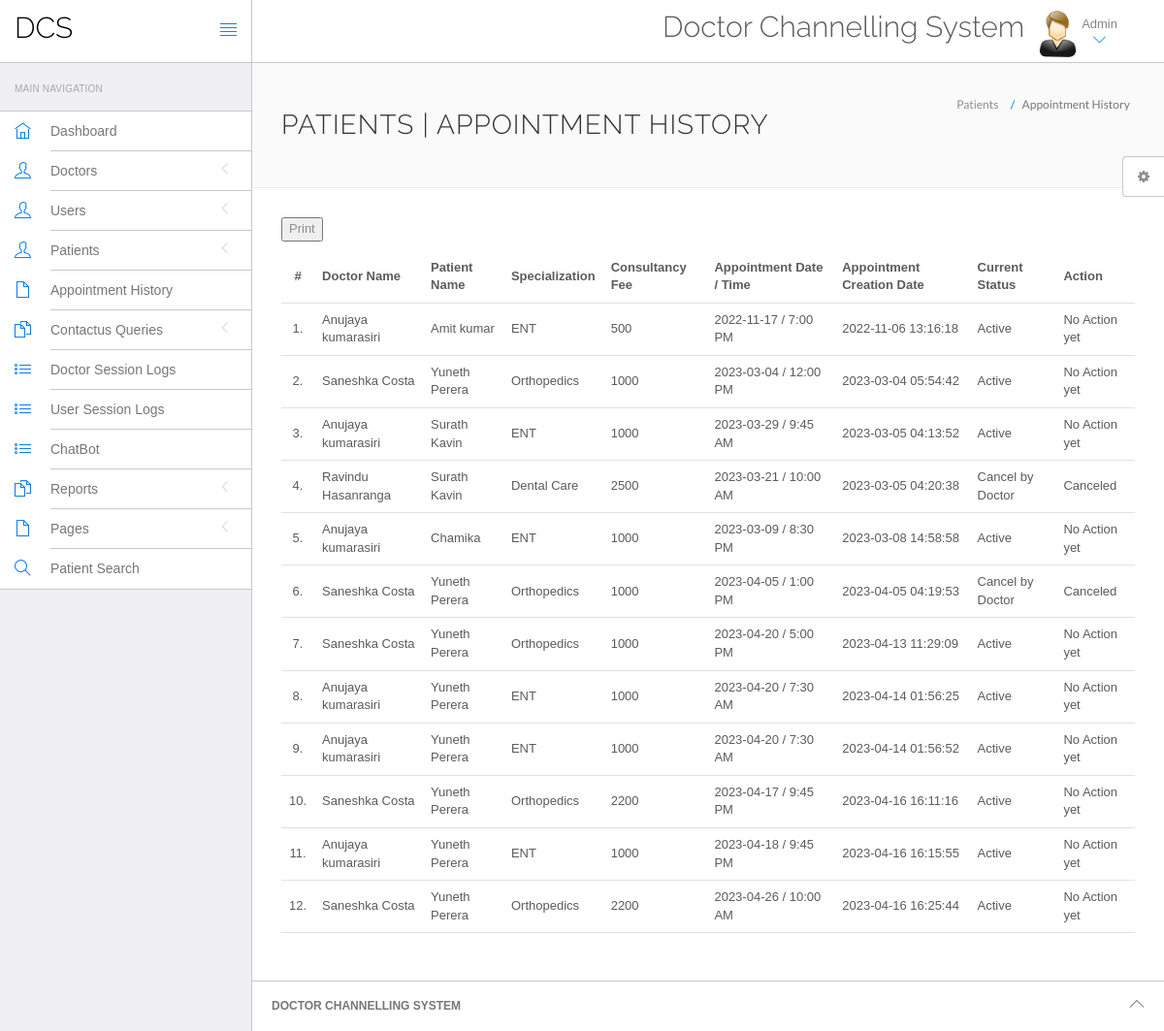
The app's page /hms/admin/appointment-history.php (signed in) with its own data.
### tables this page shows
CREATE TABLE `appointment` (
  `id` int(11) NOT NULL,
  `doctorSpecialization` varchar(255) DEFAULT NULL,
  `doctorId` int(11) DEFAULT NULL,
  `userId` int(11) DEFAULT NULL,
  `consultancyFees` int(11) DEFAULT NULL,
  `appointmentDate` varchar(255) DEFAULT NULL,
  `appointmentTime` varchar(255) DEFAULT NULL,
  `postingDate` timestamp NULL DEFAULT current_timestamp(),
  `userStatus` int(11) DEFAULT NULL,
  `doctorStatus` int(11) DEFAULT NULL,
  `updationDate` timestamp NULL DEFAULT NULL ON UPDATE current_timestamp()
);

CREATE TABLE `doctors` (
  `id` int(11) NOT NULL,
  `specilization` varchar(255) DEFAULT NULL,
  `doctorName` varchar(255) DEFAULT NULL,
  `address` longtext DEFAULT NULL,
  `docFees` varchar(255) DEFAULT NULL,
  `contactno` bigint(11) DEFAULT NULL,
  `docEmail` varchar(255) DEFAULT NULL,
  `password` varchar(255) DEFAULT NULL,
  `creationDate` timestamp NULL DEFAULT current_timestamp(),
  `updationDate` timestamp NULL DEFAULT NULL ON UPDATE current_timestamp()
);

CREATE TABLE `users` (
  `id` int(11) NOT NULL,
  `fullName` varchar(255) DEFAULT NULL,
  `address` longtext DEFAULT NULL,
  `city` varchar(255) DEFAULT NULL,
  `gender` varchar(255) DEFAULT NULL,
  `email` varchar(255) DEFAULT NULL,
  `password` varchar(255) DEFAULT NULL,
  `regDate` timestamp NULL DEFAULT current_timestamp(),
  `updationDate` timestamp NULL DEFAULT NULL ON UPDATE current_timestamp()
);

### hms/admin/appointment-history.php (the view, shortened to what this page needs)
<?php
include('include/config.php');
if (strlen($_SESSION['id'] == 0)) {
	header('location:logout.php');
} else {
?>
	<!DOCTYPE html>
	<html lang="en">
	<head>
		<link rel="stylesheet" href="vendor/bootstrap/css/bootstrap.min.css">
		<link rel="stylesheet" href="vendor/fontawesome/css/font-awesome.min.css">
		<link rel="stylesheet" href="vendor/themify-icons/themify-icons.min.css">
		<link href="vendor/animate.css/animate.min.css" rel="stylesheet" media="screen">
		<link href="vendor/perfect-scrollbar/perfect-scrollbar.min.css" rel="stylesheet" media="screen">
		<link href="vendor/switchery/switchery.min.css" rel="stylesheet" media="screen">
		<link href="vendor/bootstrap-touchspin/jquery.bootstrap-touchspin.min.css" rel="stylesheet" media="screen">
		<link href="vendor/select2/select2.min.css" rel="stylesheet" media="screen">
		<link href="vendor/bootstrap-datepicker/bootstrap-datepicker3.standalone.min.css" rel="stylesheet" media="screen">
		<link href="vendor/bootstrap-timepicker/bootstrap-timepicker.min.css" rel="stylesheet" media="screen">
		<link rel="stylesheet" href="assets/css/styles.css">
		<link rel="stylesheet" href="assets/css/plugins.css">
		<link rel="stylesheet" href="assets/css/themes/theme-1.css" id="skin_color" />
	</head>
	<body>
		<div id="app">
			<?php include('include/sidebar.php'); ?>
			<div class="app-content">
				<?php include('include/header.php'); ?>
				<div class="main-content">
					<div class="wrap-content container" id="container">
						<section id="page-title">
							<div class="row">
								<div class="col-sm-8">
									<h1 class="mainTitle">Patients | Appointment History</h1>
								</div>
								<ol class="breadcrumb">
									<li>
										<span>Patients </span>
									</li>
									<li class="active">
										<span>Appointment History</span>
									</li>
								</ol>
							</div>
						</section>
						<div class="container-fluid container-fullw bg-white">
						<button type="submit" id="print" onclick="printPage()">Print</button>
							<div class="row">
								<div class="col-md-12">
									<table class="table table-hover" id="sample-table-1">
										<thead>
											<tr>
												<th class="center">#</th>
												<th class="hidden-xs">Doctor Name</th>
												<th>Patient Name</th>
												<th>Specialization</th>
												<th>Consultancy Fee</th>
												<th>Appointment Date / Time </th>
												<th>Appointment Creation Date </th>
												<th>Current Status</th>
												<th>Action</th>
											</tr>
										</thead>
										<tbody>
											<?php
											$sql = mysqli_query($con, "select doctors.doctorName as docname,users.fullName as pname,appointment.*  from appointment join doctors on doctors.id=appointment.doctorId join users on users.id=appointment.userId ");
											$cnt = 1;
											while ($row = mysqli_fetch_array($sql)) {
											?>
												<tr>
													<td class="center"><?php echo $cnt; ?>.</td>
													<td class="hidden-xs"><?php echo $row['docname']; ?></td>
													<td class="hidden-xs"><?php echo $row['pname']; ?></td>
													<td><?php echo $row['doctorSpecialization']; ?></td>
													<td><?php echo $row['consultancyFees']; ?></td>
													<td><?php echo $row['appointmentDate']; ?> / <?php echo
																								$row['appointmentTime']; ?>
													</td>
													<td><?php echo $row['postingDate']; ?></td>
													<td>
														<?php if (($row['userStatus'] == 1) && ($row['doctorStatus'] == 1)) {
															echo "Active";
														}
														if (($row['userStatus'] == 1) && ($row['doctorStatus'] == 0)) {
															echo "Cancel by Doctor";
														}
														?></td>
													<td>
														<div class="visible-md visible-lg hidden-sm hidden-xs">
															<?php if (($row['userStatus'] == 1) && ($row['doctorStatus'] == 1)) {
																echo "No Action yet";
															} else {
																echo "Canceled";
															} ?>
														</div>
													</td>
												</tr>
											<?php
												$cnt = $cnt + 1;
											} ?>
										</tbody>
									</table>
								</div>
							</div>
						</div>
					</div>
				</div>
			</div>
			<?php include('include/footer.php'); ?>
			<?php include('include/setting.php'); ?>
		</div>
	</body>
	</html>
<?php } ?>

### hms/admin/assets/css/themes/theme-1.css (style rules this page uses)
body { background: #FAFAFA; }

### records on screen
appointment: doctorId.doctorName "Anujaya kumarasiri", userId.fullName "Amit kumar", doctorSpecialization "ENT", consultancyFees "500", appointmentDate "2022-11-17", appointmentTime "7:00 PM", postingDate "2022-11-06 13:16:18", userStatus "Active"
appointment: doctorId.doctorName "Saneshka Costa", userId.fullName "Yuneth Perera", doctorSpecialization "Orthopedics", consultancyFees "1000", appointmentDate "2023-03-04", appointmentTime "12:00 PM", postingDate "2023-03-04 05:54:42", userStatus "Active"
appointment: doctorId.doctorName "Anujaya kumarasiri", userId.fullName "Surath Kavin", doctorSpecialization "ENT", consultancyFees "1000", appointmentDate "2023-03-29", appointmentTime "9:45 AM", postingDate "2023-03-05 04:13:52", userStatus "Active"
appointment: doctorId.doctorName "Ravindu Hasanranga", userId.fullName "Surath Kavin", doctorSpecialization "Dental Care", consultancyFees "2500", appointmentDate "2023-03-21", appointmentTime "10:00 AM", postingDate "2023-03-05 04:20:38", userStatus "Cancel by Doctor"
appointment: doctorId.doctorName "Anujaya kumarasiri", userId.fullName "Chamika", doctorSpecialization "ENT", consultancyFees "1000", appointmentDate "2023-03-09", appointmentTime "8:30 PM", postingDate "2023-03-08 14:58:58", userStatus "Active"
appointment: doctorId.doctorName "Saneshka Costa", userId.fullName "Yuneth Perera", doctorSpecialization "Orthopedics", consultancyFees "1000", appointmentDate "2023-04-05", appointmentTime "1:00 PM", postingDate "2023-04-05 04:19:53", userStatus "Cancel by Doctor"
appointment: doctorId.doctorName "Saneshka Costa", userId.fullName "Yuneth Perera", doctorSpecialization "Orthopedics", consultancyFees "1000", appointmentDate "2023-04-20", appointmentTime "5:00 PM", postingDate "2023-04-13 11:29:09", userStatus "Active"
appointment: doctorId.doctorName "Anujaya kumarasiri", userId.fullName "Yuneth Perera", doctorSpecialization "ENT", consultancyFees "1000", appointmentDate "2023-04-20", appointmentTime "7:30 AM", postingDate "2023-04-14 01:56:25", userStatus "Active"
appointment: doctorId.doctorName "Anujaya kumarasiri", userId.fullName "Yuneth Perera", doctorSpecialization "ENT", consultancyFees "1000", appointmentDate "2023-04-20", appointmentTime "7:30 AM", postingDate "2023-04-14 01:56:52", userStatus "Active"
appointment: doctorId.doctorName "Saneshka Costa", userId.fullName "Yuneth Perera", doctorSpecialization "Orthopedics", consultancyFees "2200", appointmentDate "2023-04-17", appointmentTime "9:45 PM", postingDate "2023-04-16 16:11:16", userStatus "Active"
appointment: doctorId.doctorName "Anujaya kumarasiri", userId.fullName "Yuneth Perera", doctorSpecialization "ENT", consultancyFees "1000", appointmentDate "2023-04-18", appointmentTime "9:45 PM", postingDate "2023-04-16 16:15:55", userStatus "Active"
appointment: doctorId.doctorName "Saneshka Costa", userId.fullName "Yuneth Perera", doctorSpecialization "Orthopedics", consultancyFees "2200", appointmentDate "2023-04-26", appointmentTime "10:00 AM", postingDate "2023-04-16 16:25:44", userStatus "Active"
